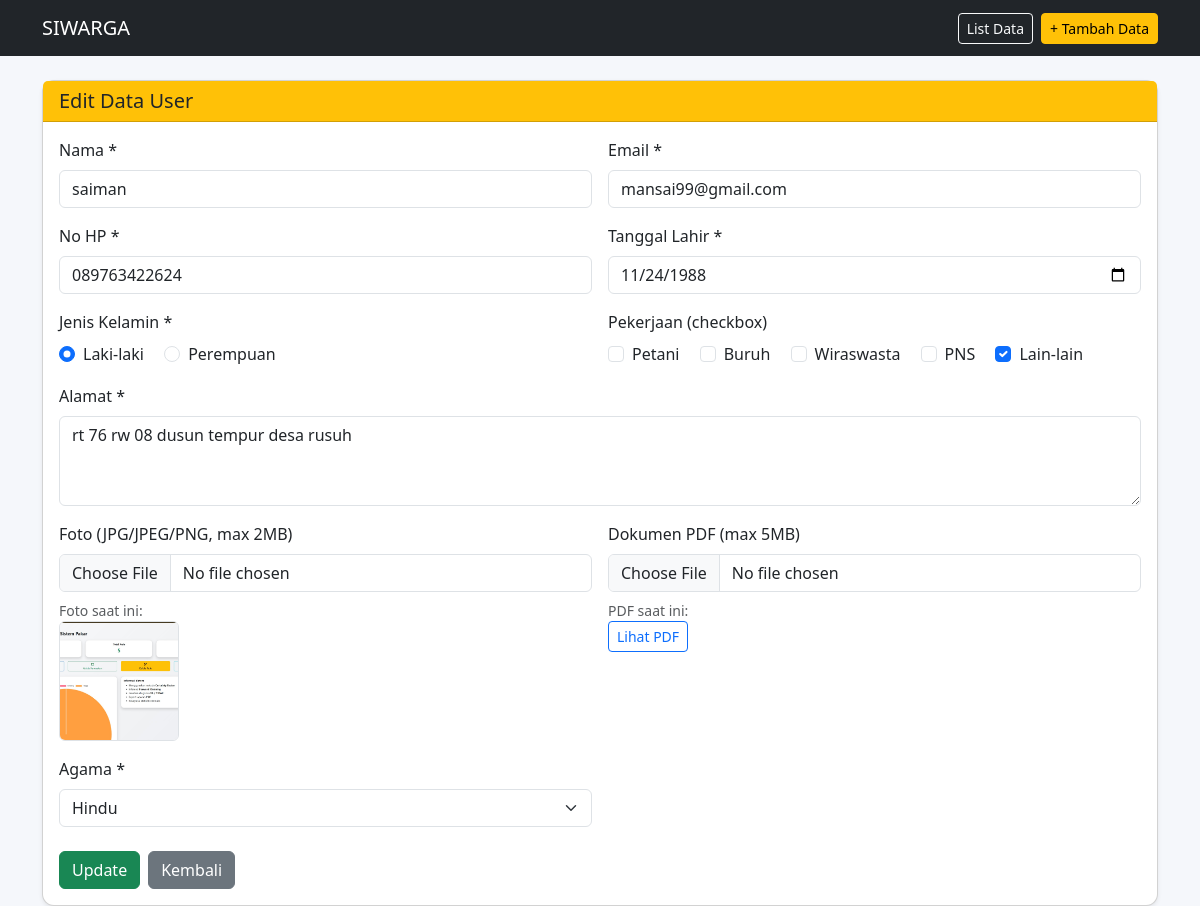
The app's page /edit.php?id=4 with its own data.
### tables this page shows
CREATE TABLE `users` (
  `id` int(11) NOT NULL,
  `nama` varchar(100) NOT NULL,
  `email` varchar(100) NOT NULL,
  `no_hp` varchar(20) NOT NULL,
  `tanggal_lahir` date NOT NULL,
  `jenis_kelamin` enum('L','P') NOT NULL,
  `pekerjaan` varchar(255) DEFAULT NULL,
  `alamat` text NOT NULL,
  `foto` varchar(255) DEFAULT NULL,
  `dokumen_pdf` varchar(255) DEFAULT NULL,
  `agama` enum('Islam','Kristen','Katolik','Hindu','Buddha','Konghucu','Lainnya') NOT NULL DEFAULT 'Islam',
  `created_at` timestamp NOT NULL DEFAULT current_timestamp()
);

### includes/functions.php (called while the page is built, shortened)
<?php
function e($value)
{
    return htmlspecialchars((string)$value, ENT_QUOTES, 'UTF-8');
}

### includes/form_fields.php (the view, shortened to what this page needs)
<?php
$selectedPekerjaan = [];
if (!empty($formData['pekerjaan'])) {
    $selectedPekerjaan = array_map('trim', explode(',', $formData['pekerjaan']));
}
?>
<div class="row g-3">
    <div class="col-md-6">
        <label class="form-label">Nama *</label>
        <input type="text" name="nama" class="form-control <?= isset($errors['nama']) ? 'is-invalid' : '' ?>"
               value="<?= e($formData['nama'] ?? '') ?>" placeholder="Masukkan nama">
    </div>
    <div class="col-md-6">
        <label class="form-label">Email *</label>
        <input type="email" name="email" class="form-control <?= isset($errors['email']) ? 'is-invalid' : '' ?>"
               value="<?= e($formData['email'] ?? '') ?>" placeholder="contoh@email.com">
    </div>
    <div class="col-md-6">
        <label class="form-label">No HP *</label>
        <input type="text" name="no_hp" class="form-control <?= isset($errors['no_hp']) ? 'is-invalid' : '' ?>"
               value="<?= e($formData['no_hp'] ?? '') ?>" placeholder="08xxxxxxxxxx">
    </div>
    <div class="col-md-6">
        <label class="form-label">Tanggal Lahir *</label>
        <input type="date" name="tanggal_lahir" class="form-control <?= isset($errors['tanggal_lahir']) ? 'is-invalid' : '' ?>"
               value="<?= e($formData['tanggal_lahir'] ?? '') ?>">
    </div>
    <div class="col-md-6">
        <label class="form-label d-block">Jenis Kelamin *</label>
        <div class="form-check form-check-inline">
            <input class="form-check-input <?= isset($errors['jenis_kelamin']) ? 'is-invalid' : '' ?>" type="radio"
                   name="jenis_kelamin" id="jkL" value="L"
                   <?= (($formData['jenis_kelamin'] ?? '') === 'L') ? 'checked' : '' ?>>
            <label class="form-check-label" for="jkL">Laki-laki</label>
        </div>
        <div class="form-check form-check-inline">
            <input class="form-check-input <?= isset($errors['jenis_kelamin']) ? 'is-invalid' : '' ?>" type="radio"
                   name="jenis_kelamin" id="jkP" value="P"
                   <?= (($formData['jenis_kelamin'] ?? '') === 'P') ? 'checked' : '' ?>>
            <label class="form-check-label" for="jkP">Perempuan</label>
        </div>
    </div>
    <div class="col-md-6">
    <label class="form-label d-block">Pekerjaan (checkbox)</label>
    <?php
    $pekerjaanOptions = ['Petani', 'Buruh', 'Wiraswasta', 'PNS', 'Lain-lain'];
    foreach ($pekerjaanOptions as $i => $pekerjaan):
    ?>
        <div class="form-check form-check-inline">
            <input class="form-check-input" type="checkbox" name="pekerjaan[]"
                   id="pekerjaan<?= $i ?>" value="<?= e($pekerjaan) ?>"
                   <?= in_array($pekerjaan, $selectedPekerjaan, true) ? 'checked' : '' ?>>
            <label class="form-check-label" for="pekerjaan<?= $i ?>"><?= e($pekerjaan) ?></label>
        </div>
    <?php endforeach; ?>
</div>
    <div class="col-12">
        <label class="form-label">Alamat *</label>
        <textarea name="alamat" rows="3" class="form-control <?= isset($errors['alamat']) ? 'is-invalid' : '' ?>"
                  placeholder="Masukkan alamat"><?= e($formData['alamat'] ?? '') ?></textarea>
    </div>
    <div class="col-md-6">
        <label class="form-label">Foto (JPG/JPEG/PNG, max 2MB) <?= $isEdit ? '' : '*' ?></label>
        <input type="file" name="foto" accept=".jpg,.jpeg,.png,image/jpeg,image/png"
               class="form-control <?= isset($errors['foto']) ? 'is-invalid' : '' ?>">
        <?php if ($isEdit && !empty($formData['foto'])): ?>
            <div class="mt-2">
                <small class="text-muted d-block">Foto saat ini:</small>
                <img src="<?= e($formData['foto']) ?>" alt="Foto" class="img-preview border rounded">
            </div>
        <?php endif; ?>
    </div>
    <div class="col-md-6">
        <label class="form-label">Dokumen PDF (max 5MB) <?= $isEdit ? '' : '*' ?></label>
        <input type="file" name="dokumen_pdf" accept=".pdf,application/pdf"
               class="form-control <?= isset($errors['dokumen_pdf']) ? 'is-invalid' : '' ?>">
        <?php if ($isEdit && !empty($formData['dokumen_pdf'])): ?>
            <div class="mt-2">
                <small class="text-muted d-block">PDF saat ini:</small>
                <a href="<?= e($formData['dokumen_pdf']) ?>" target="_blank" class="btn btn-sm btn-outline-primary">
                    Lihat PDF
                </a>
            </div>
        <?php endif; ?>
    </div>
    <div class="col-md-6">
    <label class="form-label">Agama *</label>
    <select name="agama" class="form-select <?= isset($errors['agama']) ? 'is-invalid' : '' ?>">
        <?php foreach (['Islam', 'Kristen', 'Katolik', 'Hindu', 'Buddha', 'Konghucu', 'Lainnya'] as $agama): ?>
            <option value="<?= e($agama) ?>" <?= (($formData['agama'] ?? '') === $agama) ? 'selected' : '' ?>>
                <?= e($agama) ?>
            </option>
        <?php endforeach; ?>
    </select>
</div>
</div>

### assets/css/style.css (style rules this page uses)
body { background-color: #f5f7fb; }
.img-preview { width: 120px; height: 120px; object-fit: cover; }
textarea.form-control { resize: vertical; min-height: 90px; }

### records on screen
users: nama "saiman", email "mansai99@gmail.com", no_hp "089763422624", tanggal_lahir "11/24/1988", jenis_kelamin "☑ Laki-laki", jenis_kelamin "☐ Perempuan", pekerjaan "☑", alamat "rt 76 rw 08 dusun tempur desa rusuh", foto (picture)

### other values on screen
$pekerjaan "Petani"
$pekerjaan "Buruh"
$pekerjaan "Wiraswasta"
$pekerjaan "PNS"
$pekerjaan "Lain-lain"
form field agama "Hindu"
